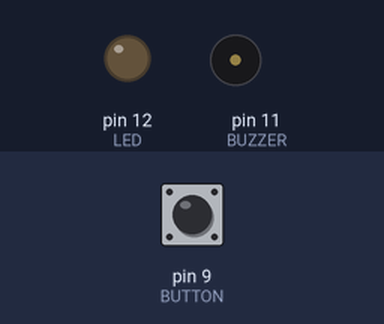
This sketch was run on a simulated Arduino Uno, built with avr-gcc and run on an emulated ATmega328P. Parts: output pins drawn as LEDs (lit = HIGH), buzzer (waves = sounding). The test bench sets the inputs (shaded band); at power-on: pin 9 (BUTTON) LOW. At 3.2 s the program stops and its outputs stay as they are.

Above: at 2.0 s.
2.1 s: pin 9 (BUTTON) pulled HIGH for 0.15 s
At 2.9 s:
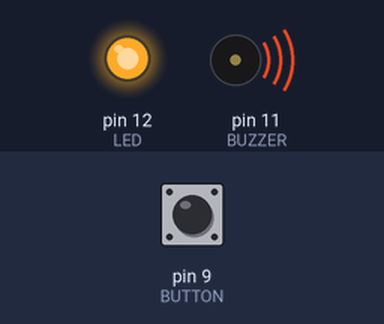
At 4.1 s:
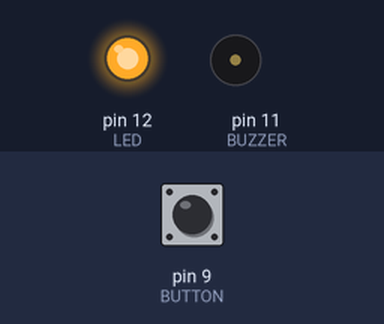
Timing chart, 0 to 4.7 s (numbered marks = the images above; inputs shaded):
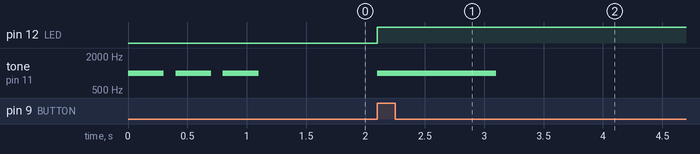

Measured:
- after the input at 2.1 s, pin 12 (LED): LOW → HIGH at once; tone on pin 11 (BUZZER): silent → 1000 Hz at once, → silent 1.0 s later
- by itself, tone on pin 11 (BUZZER): alternates 1000 Hz for 0.30 s and silent for 0.10 s, 6 changes in all, then stays silent

The sketch:

beep_alarm.ino
```cpp
// generated by ArduinoML

int BUTTON = 9;
int LED = 12;
int BUZZER = 11;
int first = 1;

void setup() {
	pinMode(BUTTON, INPUT);
	pinMode(LED, OUTPUT);
	pinMode(BUZZER, OUTPUT);
}

int state = LOW; int prev = HIGH;
long time = 0; long debounce = 200;

void state_off() {
	digitalWrite(LED, LOW);
	boolean guard =  millis() - time > debounce;
	if (first){
		for (int i = 0; i < 3; i++) { tone(BUZZER, 1000, 300); delay(300); noTone(BUZZER); delay(100); }
		first = 0;
	}
	if (digitalRead(BUTTON) == HIGH && guard) {
		first = 1; time = millis(); state_on();
	} else {
		state_off();
	}
}

void state_on() {
	digitalWrite(LED, HIGH);
	boolean guard =  millis() - time > debounce;
	if (first){
		for (int i = 0; i < 1; i++) { tone(BUZZER, 1000, 1000); delay(1000); noTone(BUZZER); delay(100); }
		first = 0;
	}
	exit(0);
}

void loop() { state_off(); }
```
